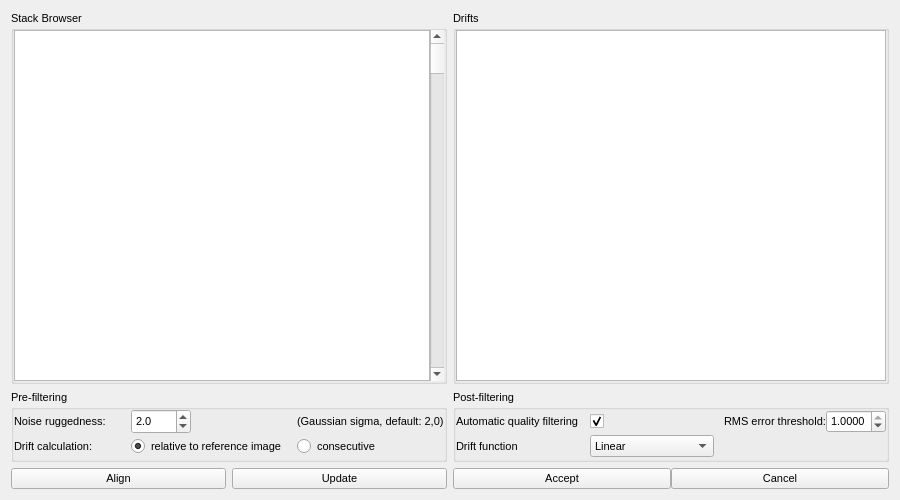
<?xml version="1.0" encoding="UTF-8"?>
<ui version="4.0">
 <class>Alignment</class>
 <widget class="QWidget" name="Alignment">
  <property name="geometry">
   <rect>
    <x>0</x>
    <y>0</y>
    <width>900</width>
    <height>500</height>
   </rect>
  </property>
  <property name="windowTitle">
   <string>Form</string>
  </property>
  <layout class="QVBoxLayout" name="verticalLayout">
   <item>
    <layout class="QGridLayout" name="gridLayout">
     <item row="0" column="0">
      <widget class="QGroupBox" name="groupBox">
       <property name="sizePolicy">
        <sizepolicy hsizetype="MinimumExpanding" vsizetype="MinimumExpanding">
         <horstretch>0</horstretch>
         <verstretch>0</verstretch>
        </sizepolicy>
       </property>
       <property name="minimumSize">
        <size>
         <width>100</width>
         <height>100</height>
        </size>
       </property>
       <property name="font">
        <font>
         <family>Ubuntu</family>
         <pointsize>8</pointsize>
        </font>
       </property>
       <property name="title">
        <string>Stack Browser</string>
       </property>
       <layout class="QHBoxLayout" name="horizontalLayout_4">
        <property name="spacing">
         <number>0</number>
        </property>
        <property name="leftMargin">
         <number>0</number>
        </property>
        <property name="topMargin">
         <number>0</number>
        </property>
        <property name="rightMargin">
         <number>0</number>
        </property>
        <property name="bottomMargin">
         <number>0</number>
        </property>
        <item>
         <widget class="GraphicsView" name="canvas">
          <property name="font">
           <font>
            <family>Ubuntu</family>
            <pointsize>8</pointsize>
           </font>
          </property>
         </widget>
        </item>
        <item>
         <widget class="QScrollBar" name="slider_eng">
          <property name="font">
           <font>
            <family>Ubuntu</family>
            <pointsize>8</pointsize>
           </font>
          </property>
          <property name="orientation">
           <enum>Qt::Vertical</enum>
          </property>
         </widget>
        </item>
       </layout>
      </widget>
     </item>
     <item row="0" column="1">
      <widget class="QGroupBox" name="groupBox_2">
       <property name="sizePolicy">
        <sizepolicy hsizetype="MinimumExpanding" vsizetype="MinimumExpanding">
         <horstretch>0</horstretch>
         <verstretch>0</verstretch>
        </sizepolicy>
       </property>
       <property name="font">
        <font>
         <family>Ubuntu</family>
         <pointsize>8</pointsize>
        </font>
       </property>
       <property name="title">
        <string>Drifts</string>
       </property>
       <layout class="QHBoxLayout" name="horizontalLayout_3">
        <property name="spacing">
         <number>0</number>
        </property>
        <property name="leftMargin">
         <number>0</number>
        </property>
        <property name="topMargin">
         <number>0</number>
        </property>
        <property name="rightMargin">
         <number>0</number>
        </property>
        <property name="bottomMargin">
         <number>0</number>
        </property>
        <item>
         <widget class="GraphicsLayoutWidget" name="DriftsWidget">
          <property name="font">
           <font>
            <family>Ubuntu</family>
            <pointsize>8</pointsize>
           </font>
          </property>
         </widget>
        </item>
       </layout>
      </widget>
     </item>
     <item row="1" column="1">
      <layout class="QGridLayout" name="gridLayout_2">
       <property name="horizontalSpacing">
        <number>0</number>
       </property>
       <property name="verticalSpacing">
        <number>6</number>
       </property>
       <item row="2" column="0">
        <layout class="QHBoxLayout" name="horizontalLayout">
         <property name="bottomMargin">
          <number>0</number>
         </property>
         <item>
          <widget class="QPushButton" name="button_ok">
           <property name="font">
            <font>
             <family>Ubuntu</family>
             <pointsize>8</pointsize>
            </font>
           </property>
           <property name="text">
            <string>Accept</string>
           </property>
          </widget>
         </item>
         <item>
          <widget class="QPushButton" name="button_cancel">
           <property name="font">
            <font>
             <family>Ubuntu</family>
             <pointsize>8</pointsize>
            </font>
           </property>
           <property name="text">
            <string>Cancel</string>
           </property>
          </widget>
         </item>
        </layout>
       </item>
       <item row="0" column="0">
        <widget class="QGroupBox" name="groupBox_4">
         <property name="font">
          <font>
           <family>Ubuntu</family>
           <pointsize>8</pointsize>
          </font>
         </property>
         <property name="title">
          <string>Post-filtering</string>
         </property>
         <layout class="QVBoxLayout" name="verticalLayout_3">
          <property name="spacing">
           <number>0</number>
          </property>
          <property name="leftMargin">
           <number>0</number>
          </property>
          <property name="topMargin">
           <number>0</number>
          </property>
          <property name="rightMargin">
           <number>0</number>
          </property>
          <property name="bottomMargin">
           <number>0</number>
          </property>
          <item>
           <layout class="QGridLayout" name="gridLayout_4">
            <property name="horizontalSpacing">
             <number>10</number>
            </property>
            <property name="verticalSpacing">
             <number>0</number>
            </property>
            <item row="0" column="1">
             <widget class="QCheckBox" name="cb_autoerror">
              <property name="minimumSize">
               <size>
                <width>0</width>
                <height>0</height>
               </size>
              </property>
              <property name="maximumSize">
               <size>
                <width>16777215</width>
                <height>25</height>
               </size>
              </property>
              <property name="text">
               <string/>
              </property>
              <property name="checked">
               <bool>true</bool>
              </property>
             </widget>
            </item>
            <item row="0" column="2">
             <layout class="QHBoxLayout" name="horizontalLayout_5">
              <property name="spacing">
               <number>0</number>
              </property>
              <property name="sizeConstraint">
               <enum>QLayout::SetNoConstraint</enum>
              </property>
              <item>
               <widget class="QLabel" name="label_5">
                <property name="minimumSize">
                 <size>
                  <width>0</width>
                  <height>0</height>
                 </size>
                </property>
                <property name="maximumSize">
                 <size>
                  <width>16777215</width>
                  <height>16777215</height>
                 </size>
                </property>
                <property name="text">
                 <string>RMS error threshold:</string>
                </property>
               </widget>
              </item>
              <item>
               <widget class="QDoubleSpinBox" name="spinBoxError">
                <property name="maximumSize">
                 <size>
                  <width>60</width>
                  <height>16777215</height>
                 </size>
                </property>
                <property name="decimals">
                 <number>4</number>
                </property>
                <property name="maximum">
                 <double>1.000000000000000</double>
                </property>
                <property name="singleStep">
                 <double>0.002000000000000</double>
                </property>
                <property name="value">
                 <double>1.000000000000000</double>
                </property>
               </widget>
              </item>
             </layout>
            </item>
            <item row="0" column="0">
             <widget class="QLabel" name="label_4">
              <property name="minimumSize">
               <size>
                <width>0</width>
                <height>25</height>
               </size>
              </property>
              <property name="maximumSize">
               <size>
                <width>16777215</width>
                <height>25</height>
               </size>
              </property>
              <property name="baseSize">
               <size>
                <width>0</width>
                <height>0</height>
               </size>
              </property>
              <property name="text">
               <string>Automatic quality filtering</string>
              </property>
             </widget>
            </item>
            <item row="1" column="0">
             <widget class="QLabel" name="label_6">
              <property name="minimumSize">
               <size>
                <width>0</width>
                <height>25</height>
               </size>
              </property>
              <property name="maximumSize">
               <size>
                <width>16777215</width>
                <height>25</height>
               </size>
              </property>
              <property name="text">
               <string>Drift function</string>
              </property>
             </widget>
            </item>
            <item row="1" column="1">
             <widget class="QComboBox" name="comboBox">
              <item>
               <property name="text">
                <string>Linear</string>
               </property>
              </item>
             </widget>
            </item>
           </layout>
          </item>
         </layout>
        </widget>
       </item>
      </layout>
     </item>
     <item row="1" column="0">
      <layout class="QGridLayout" name="gridLayout_5" rowstretch="0,0" rowminimumheight="0,0">
       <property name="bottomMargin">
        <number>0</number>
       </property>
       <property name="horizontalSpacing">
        <number>0</number>
       </property>
       <property name="verticalSpacing">
        <number>6</number>
       </property>
       <item row="0" column="0">
        <widget class="QGroupBox" name="groupBox_3">
         <property name="minimumSize">
          <size>
           <width>0</width>
           <height>0</height>
          </size>
         </property>
         <property name="maximumSize">
          <size>
           <width>16777215</width>
           <height>120</height>
          </size>
         </property>
         <property name="font">
          <font>
           <family>Ubuntu</family>
           <pointsize>8</pointsize>
          </font>
         </property>
         <property name="title">
          <string>Pre-filtering</string>
         </property>
         <layout class="QVBoxLayout" name="verticalLayout_2">
          <property name="spacing">
           <number>0</number>
          </property>
          <property name="leftMargin">
           <number>0</number>
          </property>
          <property name="topMargin">
           <number>0</number>
          </property>
          <property name="rightMargin">
           <number>0</number>
          </property>
          <property name="bottomMargin">
           <number>0</number>
          </property>
          <item>
           <layout class="QGridLayout" name="gridLayout_3">
            <property name="horizontalSpacing">
             <number>10</number>
            </property>
            <property name="verticalSpacing">
             <number>0</number>
            </property>
            <item row="1" column="0">
             <widget class="QLabel" name="label_2">
              <property name="minimumSize">
               <size>
                <width>0</width>
                <height>25</height>
               </size>
              </property>
              <property name="maximumSize">
               <size>
                <width>16777215</width>
                <height>25</height>
               </size>
              </property>
              <property name="text">
               <string>Drift calculation:</string>
              </property>
             </widget>
            </item>
            <item row="1" column="1">
             <widget class="QRadioButton" name="rB_referenced">
              <property name="minimumSize">
               <size>
                <width>0</width>
                <height>25</height>
               </size>
              </property>
              <property name="text">
               <string>relative to reference image</string>
              </property>
              <property name="checked">
               <bool>true</bool>
              </property>
             </widget>
            </item>
            <item row="0" column="1">
             <widget class="QDoubleSpinBox" name="spinBoxGauss">
              <property name="minimumSize">
               <size>
                <width>0</width>
                <height>25</height>
               </size>
              </property>
              <property name="maximumSize">
               <size>
                <width>60</width>
                <height>25</height>
               </size>
              </property>
              <property name="decimals">
               <number>1</number>
              </property>
              <property name="singleStep">
               <double>0.500000000000000</double>
              </property>
              <property name="value">
               <double>2.000000000000000</double>
              </property>
             </widget>
            </item>
            <item row="0" column="0">
             <widget class="QLabel" name="label">
              <property name="minimumSize">
               <size>
                <width>0</width>
                <height>20</height>
               </size>
              </property>
              <property name="maximumSize">
               <size>
                <width>16777215</width>
                <height>25</height>
               </size>
              </property>
              <property name="text">
               <string>Noise ruggedness:</string>
              </property>
             </widget>
            </item>
            <item row="1" column="2">
             <widget class="QRadioButton" name="rB_consecutive">
              <property name="text">
               <string>consecutive</string>
              </property>
              <property name="checked">
               <bool>false</bool>
              </property>
             </widget>
            </item>
            <item row="0" column="2">
             <widget class="QLabel" name="label_3">
              <property name="minimumSize">
               <size>
                <width>0</width>
                <height>25</height>
               </size>
              </property>
              <property name="maximumSize">
               <size>
                <width>16777215</width>
                <height>25</height>
               </size>
              </property>
              <property name="text">
               <string>(Gaussian sigma, default: 2,0)</string>
              </property>
             </widget>
            </item>
           </layout>
          </item>
         </layout>
        </widget>
       </item>
       <item row="1" column="0">
        <layout class="QHBoxLayout" name="horizontalLayout_2">
         <property name="spacing">
          <number>6</number>
         </property>
         <item>
          <widget class="QPushButton" name="button_align">
           <property name="font">
            <font>
             <family>Ubuntu</family>
             <pointsize>8</pointsize>
            </font>
           </property>
           <property name="text">
            <string>Align</string>
           </property>
          </widget>
         </item>
         <item>
          <widget class="QPushButton" name="pushButton">
           <property name="font">
            <font>
             <family>Ubuntu</family>
             <pointsize>8</pointsize>
            </font>
           </property>
           <property name="text">
            <string>Update</string>
           </property>
          </widget>
         </item>
        </layout>
       </item>
      </layout>
     </item>
    </layout>
   </item>
  </layout>
 </widget>
 <customwidgets>
  <customwidget>
   <class>GraphicsLayoutWidget</class>
   <extends>QGraphicsView</extends>
   <header location="global">pyqtgraph</header>
  </customwidget>
  <customwidget>
   <class>GraphicsView</class>
   <extends>QGraphicsView</extends>
   <header location="global">pyqtgraph</header>
  </customwidget>
 </customwidgets>
 <resources/>
 <connections/>
</ui>
